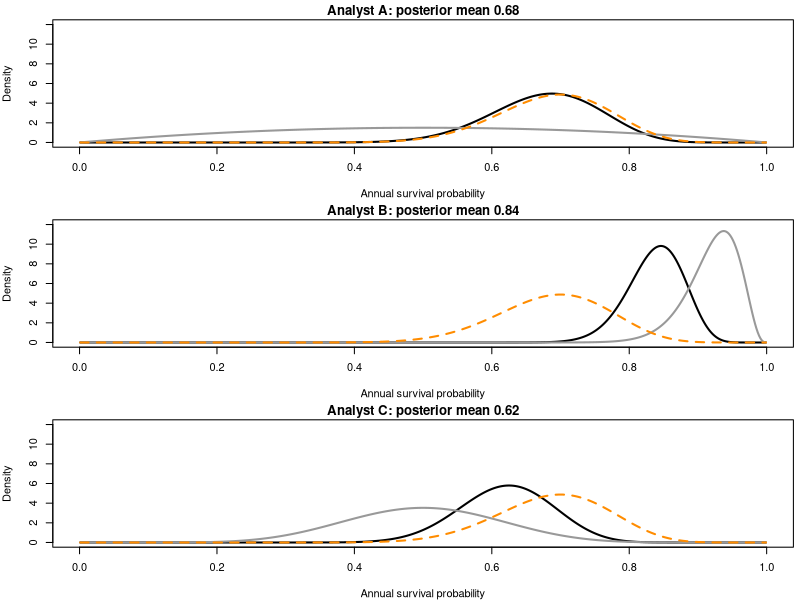
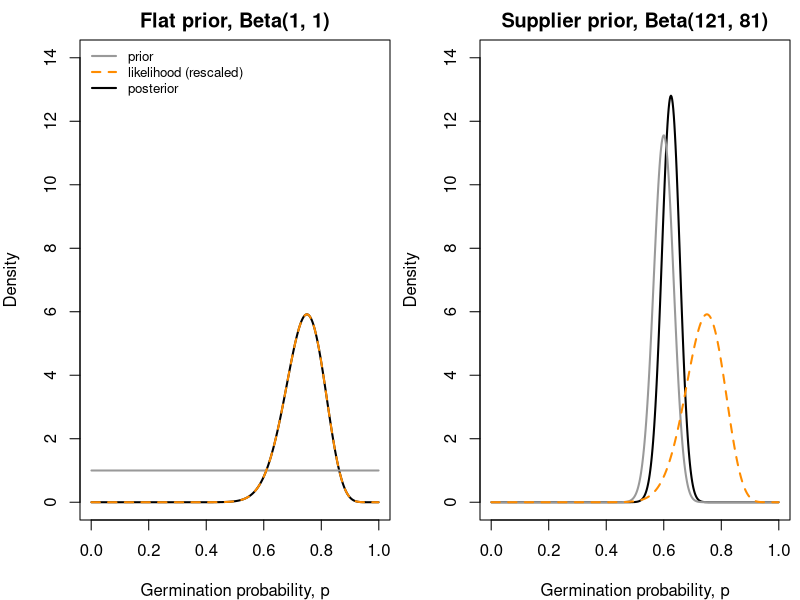
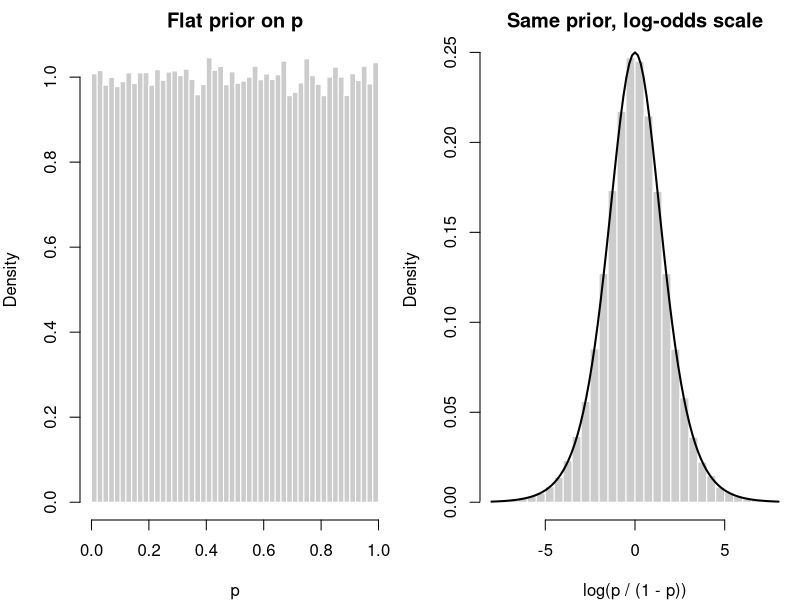
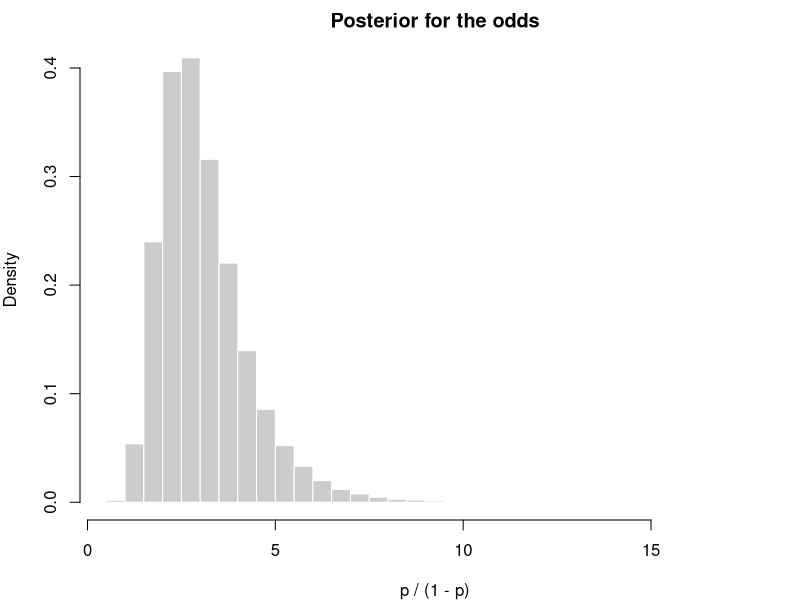

The R script that drew these images, in order:

#  NRES 746, Week 8, Lecture 1: Priors and posteriors -------------------------
#  Section numbers match the lecture notes. No extra packages needed.

# WOD debrief: tortoise analysts (~8 min) --------------------------------------
#  [BOARD] collect likelihood sketches -> [CODE] reveal

survived <- 21
collared <- 30
wod_priors <- list(A = c(2, 2), B = c(46, 4), C = c(10, 10))
s_seq <- seq(0.001, 0.999, length.out = 500)

par(mfrow = c(3, 1), mar = c(4, 4, 1.5, 0.5))
for (an in names(wod_priors)) {
  pr <- wod_priors[[an]]
  po <- pr + c(survived, collared - survived)
  plot(s_seq, dbeta(s_seq, po[1], po[2]), type = "l", lwd = 2, ylim = c(0, 12),
       xlab = "Annual survival probability", ylab = "Density",
       main = paste0("Analyst ", an, ": posterior mean ", round(po[1] / sum(po), 2)))
  lines(s_seq, dbeta(s_seq, pr[1], pr[2]), lwd = 2, col = "grey60")
  lines(s_seq, dbeta(s_seq, survived + 1, collared - survived + 1),
        lwd = 2, lty = 2, col = "darkorange")   # the reveal: shared likelihood
}
par(mfrow = c(1, 1))

# 1. Big picture and recap (~3 min) -------------------------------------------
#  [BOARD] workflow loop; Beta + binomial -> Beta

# 2. Germination, two priors (~10 min) -----------------------------------------

k <- 30
n <- 40
prior_flat <- c(1, 1)
prior_info <- c(121, 81)
post_flat <- prior_flat + c(k, n - k)   # Beta(31, 11)
post_info <- prior_info + c(k, n - k)   # Beta(151, 91)

# mean = alpha / (alpha + beta); mode = (alpha - 1) / (alpha + beta - 2)
beta_mean <- function(ab) ab[1] / sum(ab)
beta_mode <- function(ab) (ab[1] - 1) / (sum(ab) - 2)

round(c(flat_mean = beta_mean(post_flat), flat_mode = beta_mode(post_flat),
        info_mean = beta_mean(post_info)), 3)

p_seq <- seq(0.001, 0.999, length.out = 500)
lik_scaled <- dbeta(p_seq, k + 1, n - k + 1)   # likelihood rescaled to area 1

# draws prior, rescaled likelihood, and posterior on one panel
plot_panel <- function(prior_ab, post_ab, title) {
  plot(p_seq, dbeta(p_seq, post_ab[1], post_ab[2]), type = "l", lwd = 2,
       ylim = c(0, 14), xlab = "Germination probability, p", ylab = "Density",
       main = title)
  lines(p_seq, dbeta(p_seq, prior_ab[1], prior_ab[2]), lwd = 2, col = "grey60")
  lines(p_seq, lik_scaled, lwd = 2, lty = 2, col = "darkorange")
}

par(mfrow = c(1, 2), mar = c(4, 4, 2, 0.5))
plot_panel(prior_flat, post_flat, "Flat prior, Beta(1, 1)")
legend("topleft", c("prior", "likelihood (rescaled)", "posterior"),
       lwd = 2, lty = c(1, 2, 1), col = c("grey60", "darkorange", "black"),
       bty = "n", cex = 0.8)
plot_panel(prior_info, post_info, "Supplier prior, Beta(121, 81)")
par(mfrow = c(1, 1))

beta_mean(prior_info + c(300, 100))   # more data: 300 of 400, same prior

post_two_steps <- (prior_info + c(k, n - k)) + c(k, n - k)   # 40 seeds, then 40 more
post_one_step <- prior_info + c(2 * k, 2 * (n - k))         # 80 seeds at once
rbind(post_two_steps, post_one_step)

# 3. Summarizing a posterior (~4 min) ------------------------------------------
#  [CODE]

summ <- rbind(
  flat = c(mean = beta_mean(post_flat),
           median = qbeta(0.5, post_flat[1], post_flat[2]),
           mode = beta_mode(post_flat),
           lower95 = qbeta(0.025, post_flat[1], post_flat[2]),
           upper95 = qbeta(0.975, post_flat[1], post_flat[2])),
  supplier = c(mean = beta_mean(post_info),
               median = qbeta(0.5, post_info[1], post_info[2]),
               mode = beta_mode(post_info),
               lower95 = qbeta(0.025, post_info[1], post_info[2]),
               upper95 = qbeta(0.975, post_info[1], post_info[2]))
)
round(summ, 3)

# shortest interval holding a share 'mass' of the posterior draws
hpd <- function(draws, mass = 0.95) {
  draws <- sort(draws)
  n_in <- floor(mass * length(draws))
  widths <- draws[(n_in + 1):length(draws)] - draws[1:(length(draws) - n_in)]
  i <- which.min(widths)
  c(lower = draws[i], upper = draws[i + n_in])
}

set.seed(746)
draws_flat <- rbeta(1e5, post_flat[1], post_flat[2])
round(rbind(central = summ["flat", c("lower95", "upper95")],
            hpd = hpd(draws_flat)), 3)

# 4. Where new Bayesians get stuck (~8 min) ------------------------------------
#  [BOARD] list (a)-(f); [CODE] for (a), (b), (e)

# (a) area under the nest likelihood is not 1
integrate(function(p) p^3 * (1 - p), 0, 1)

# (b) uniform on p -> peaked prior on the log-odds, log(p / (1 - p))
set.seed(746)
p_draws <- runif(1e5)
par(mfrow = c(1, 2), mar = c(4, 4, 2, 0.5))
hist(p_draws, breaks = 40, freq = FALSE, col = "grey80", border = "white",
     main = "Flat prior on p", xlab = "p")
hist(qlogis(p_draws), breaks = 60, freq = FALSE, col = "grey80",
     border = "white", main = "Same prior, log-odds scale",
     xlab = "log(p / (1 - p))", xlim = c(-8, 8))
curve(dlogis(x), add = TRUE, lwd = 2)
par(mfrow = c(1, 1))

# (e) Week 7 pikas: LR interval vs. flat-prior credible interval
haypiles <- c(2, 5, 3, 0, 4, 4)
nll_pois <- function(lambda) -sum(dpois(haypiles, lambda, log = TRUE))
f_cut <- function(l) nll_pois(l) - nll_pois(mean(haypiles)) - qchisq(0.95, 1) / 2
lr_int <- c(uniroot(f_cut, c(0.5, 3))$root, uniroot(f_cut, c(3, 8))$root)
cred_int <- qgamma(c(0.025, 0.975), shape = sum(haypiles) + 1,      
                   rate = length(haypiles))   # posterior Gamma(19, 6)  NOTE: flat, improper prior
round(rbind(likelihood_ratio = lr_int, bayes_flat_prior = cred_int), 2)

# 5. Why Bayesian methods are so widely used (~5 min) --------------------------
#  [BOARD] reasons and costs -> [CODE] derived quantities

# derived quantity: posterior for the odds of germination, p / (1 - p)
odds_draws <- draws_flat / (1 - draws_flat)
round(quantile(odds_draws, c(0.025, 0.5, 0.975)), 2)
hist(odds_draws, breaks = 60, freq = FALSE, col = "grey80", border = "white",
     main = "Posterior for the odds", xlab = "p / (1 - p)")

# probability statements come straight from the draws
mean(draws_flat > 0.6)   # P(germination rate > 0.6 | data, flat prior)

# 6. Return to the big picture (~1 min) ----------------------------------------
#  [BOARD] workflow loop; hand out Newton take-home

# Discussion (~8 min) ----------------------------------------------------------
#  [DISCUSS]
